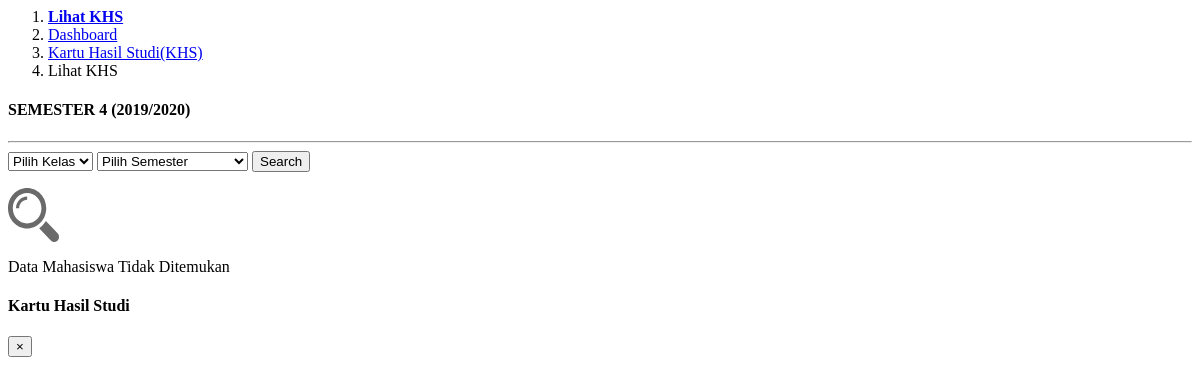
The page /module/admin/khs/khsLihat.php on the database as committed earlier.
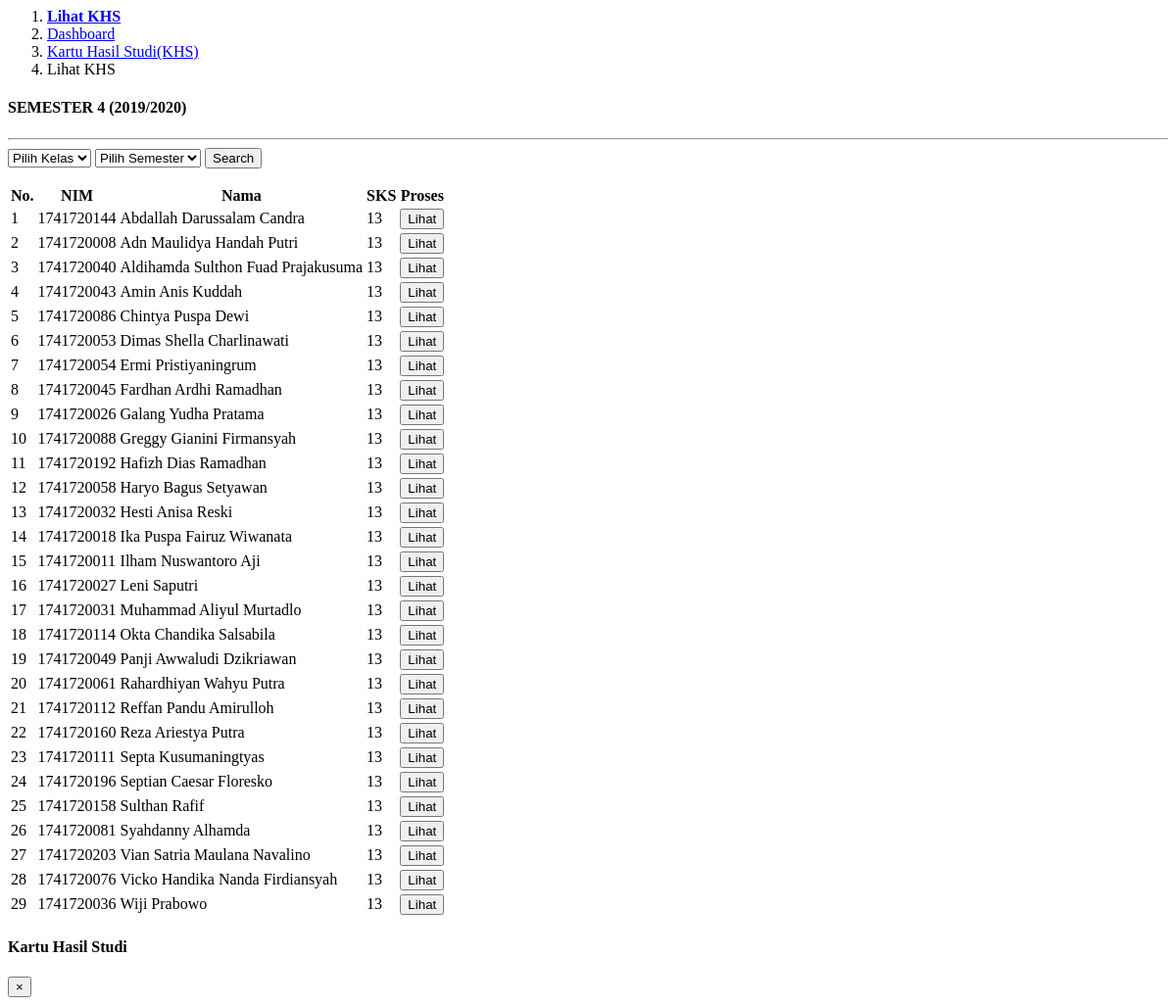
The same page on the database as committed later.
### tables this page shows
CREATE TABLE `tabel_mahasiswa` (
  `id_mahasiswa` int(30) NOT NULL,
  `id_prodi` int(30) NOT NULL,
  `id_kelas` int(30) NOT NULL,
  `id_semester` int(11) NOT NULL,
  `nim` varchar(50) NOT NULL,
  `nama` varchar(100) NOT NULL,
  `alamat` varchar(250) DEFAULT NULL,
  `jenis_kelamin` enum('laki-laki','perempuan') NOT NULL,
  `tempat_lahir` varchar(50) DEFAULT NULL,
  `tanggal_lahir` date DEFAULT NULL,
  `foto` text,
  `waktu_edit` datetime DEFAULT NULL,
  `id_user` int(11) NOT NULL,
  `waktu_tambah` timestamp NOT NULL DEFAULT CURRENT_TIMESTAMP
);

### process/proses_khs.php (called while the page is built, shortened)
<?php
function khsLihat($con)
{
    $khsLihat = "select distinct(a.id_mahasiswa), a.*, a.nim,
    a.nama as nm_mahasiswa, c.*, SUM(c.sks) as sks, d.id_kelas, e.*, e.semester, f.*
    from tabel_mahasiswa a, tabel_matkul c, tabel_kelas d, tabel_semester e, tabel_jadwal f
    where a.id_kelas = d.id_kelas
    and d.id_kelas = f.id_kelas
    and a.id_semester = e.id_semester
    and e.id_semester = f.id_semester
    and c.id_matkul = f.id_matkul
    group by a.id_mahasiswa";
    $resultTampilKhsLihat = mysqli_query($con, $khsLihat);
    return $resultTampilKhsLihat;
}
                ?>

### module/admin/khs/khsLihat.php (the view, shortened to what the changed rows need)
<?php
  include "../config/connection.php";
  include "../process/proses_khs.php";
?>
<body>
    <main role="main" class="container-fluid">
        <div id="khs" class="row">
            <div class="col-md-12 p-0">
                <div class="m-2 p-3 bg-white mb-3 rounded shadow-sm">
                    <div class="container-fluid mt-0 p-0 m-0">
                        <div class="media text-muted pt-8">
                            <div class="media-body pb-8 mb-0">
                                <?php
                                    if(isset($_POST["cariKhs"])){
                                        $result=khs($con, $_POST["kelas"], $_POST["semester"]);
                                    }
                                    else{
                                        $result = khsLihat($con);
                                    }
                                    if (mysqli_num_rows($result) > 0){
                                    ?>
                                    <table class="table table-striped table-bordered text-center">
                                        <thead>
                                        <tr>
                                            <th>No.</th>
                                            <th>NIM</th>
                                            <th>Nama</th>
                                            <th>SKS</th>
                                            <th>Proses</th>
                                        </tr>
                                        </thead>
                                        <tbody>
                                        <?php
                                            if(mysqli_num_rows($result) > 0){
                                                $no=1;
                                                while($row = mysqli_fetch_assoc($result)){
                                                    ?>
                                                    <tr>
                                                        <td><?php echo $no;?></td>
                                                        <td><?php echo $row["nim"];?></td>
                                                        <td><?php echo $row["nm_mahasiswa"];?></td>
                                                        <td><?php echo $row["sks"];?></td>
                                                        <td><button class='tmbl-table lihat btn btn-info tampil-detail' type='button' class='pratinjau btn'
                                                            data-toggle='modal' data-target='#myModal' class='edit' data-mhs="<?php echo $row["id_mahasiswa"];?>" data-semester="<?php echo $row["id_semester"];?>">Lihat</button>
                                                        </td>
                                                    </tr>
                                                    <?php
                                                    $no++;
                                                    }
                                                ?>
                                        </tbody>
                                        <?php
                                        }
                                        ?>
                                    </table>
                                    <?php
                                    } else{
                                    ?>
                                    <div class="text-center">
                                        <img src="../img/magnifier.svg" alt="pencarian" class="p-3">
                                        <p class="text-muted">Data Mahasiswa Tidak Ditemukan</p>
                                    </div>
                                    <?php
                                    }
                                    ?>
                            </div>
                        </div>
                    </div>
                </div>
            </div>
    </main>
<body>

Rows that differ between the two databases and show on the page:
added tabel_mahasiswa: nim "1741720144", nama "Abdallah Darussalam Candra", sks "13"
added tabel_mahasiswa: nim "1741720008", nama "Adn Maulidya Handah Putri", sks "13"
added tabel_mahasiswa: nim "1741720040", nama "Aldihamda Sulthon Fuad Prajakusuma", sks "13"
added tabel_mahasiswa: nim "1741720043", nama "Amin Anis Kuddah", sks "13"
added tabel_mahasiswa: nim "1741720086", nama "Chintya Puspa Dewi", sks "13"
added tabel_mahasiswa: nim "1741720053", nama "Dimas Shella Charlinawati", sks "13"
added tabel_mahasiswa: nim "1741720054", nama "Ermi Pristiyaningrum", sks "13"
added tabel_mahasiswa: nim "1741720045", nama "Fardhan Ardhi Ramadhan", sks "13"
added tabel_mahasiswa: nim "1741720026", nama "Galang Yudha Pratama", sks "13"
added tabel_mahasiswa: nim "1741720088", nama "Greggy Gianini Firmansyah", sks "13"
added tabel_mahasiswa: nim "1741720192", nama "Hafizh Dias Ramadhan", sks "13"
added tabel_mahasiswa: nim "1741720058", nama "Haryo Bagus Setyawan", sks "13"
added tabel_mahasiswa: nim "1741720032", nama "Hesti Anisa Reski", sks "13"
added tabel_mahasiswa: nim "1741720018", nama "Ika Puspa Fairuz Wiwanata", sks "13"
added tabel_mahasiswa: nim "1741720011", nama "Ilham Nuswantoro Aji", sks "13"
added tabel_mahasiswa: nim "1741720027", nama "Leni Saputri", sks "13"
added tabel_mahasiswa: nim "1741720031", nama "Muhammad Aliyul Murtadlo", sks "13"
added tabel_mahasiswa: nim "1741720114", nama "Okta Chandika Salsabila", sks "13"
added tabel_mahasiswa: nim "1741720049", nama "Panji Awwaludi Dzikriawan", sks "13"
added tabel_mahasiswa: nim "1741720061", nama "Rahardhiyan Wahyu Putra", sks "13"
added tabel_mahasiswa: nim "1741720112", nama "Reffan Pandu Amirulloh", sks "13"
added tabel_mahasiswa: nim "1741720160", nama "Reza Ariestya Putra", sks "13"
added tabel_mahasiswa: nim "1741720111", nama "Septa Kusumaningtyas", sks "13"
added tabel_mahasiswa: nim "1741720196", nama "Septian Caesar Floresko", sks "13"
added tabel_mahasiswa: nim "1741720158", nama "Sulthan Rafif", sks "13"
added tabel_mahasiswa: nim "1741720081", nama "Syahdanny Alhamda", sks "13"
added tabel_mahasiswa: nim "1741720203", nama "Vian Satria Maulana Navalino", sks "13"
added tabel_mahasiswa: nim "1741720076", nama "Vicko Handika Nanda Firdiansyah", sks "13"
added tabel_mahasiswa: nim "1741720036", nama "Wiji Prabowo", sks "13"
Other text that changed with them:
text no longer shown: "Data Mahasiswa Tidak Ditemukan"
text now shown: "No. NIM Nama SKS Proses"
